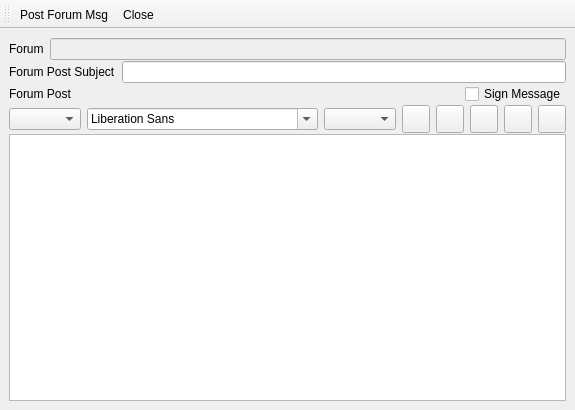
<ui version="4.0" >
 <class>CreateForumMsg</class>
 <widget class="QMainWindow" name="CreateForumMsg" >
  <property name="geometry" >
   <rect>
    <x>0</x>
    <y>0</y>
    <width>527</width>
    <height>410</height>
   </rect>
  </property>
  <property name="windowTitle" >
   <string>Post Forum Message</string>
  </property>
  <property name="windowIcon" >
   <iconset resource="../images.qrc" >:/images/rstray3.png</iconset>
  </property>
  <property name="toolButtonStyle" >
   <enum>Qt::ToolButtonTextUnderIcon</enum>
  </property>
  <widget class="QWidget" name="centralwidget" >
   <layout class="QGridLayout" >
    <property name="horizontalSpacing" >
     <number>2</number>
    </property>
    <property name="verticalSpacing" >
     <number>1</number>
    </property>
    <item row="0" column="0" >
     <layout class="QHBoxLayout" >
      <property name="spacing" >
       <number>6</number>
      </property>
      <item>
       <widget class="QLabel" name="label_2" >
        <property name="text" >
         <string>Forum</string>
        </property>
       </widget>
      </item>
      <item>
       <widget class="QLineEdit" name="forumName" >
        <property name="enabled" >
         <bool>false</bool>
        </property>
       </widget>
      </item>
     </layout>
    </item>
    <item row="1" column="0" >
     <layout class="QHBoxLayout" >
      <property name="spacing" >
       <number>6</number>
      </property>
      <item>
       <widget class="QLabel" name="label" >
        <property name="text" >
         <string>Forum Post Subject</string>
        </property>
       </widget>
      </item>
      <item>
       <widget class="QLineEdit" name="forumSubject" />
      </item>
     </layout>
    </item>
    <item row="2" column="0" >
     <layout class="QHBoxLayout" >
      <item>
       <widget class="QLabel" name="label_5" >
        <property name="text" >
         <string>Forum Post</string>
        </property>
       </widget>
      </item>
      <item>
       <spacer>
        <property name="orientation" >
         <enum>Qt::Horizontal</enum>
        </property>
        <property name="sizeHint" >
         <size>
          <width>40</width>
          <height>20</height>
         </size>
        </property>
       </spacer>
      </item>
      <item>
       <widget class="QCheckBox" name="signBox" >
        <property name="text" >
         <string>Sign Message</string>
        </property>
       </widget>
      </item>
     </layout>
    </item>
    <item row="3" column="0" >
     <layout class="QGridLayout" >
      <property name="horizontalSpacing" >
       <number>6</number>
      </property>
      <property name="verticalSpacing" >
       <number>0</number>
      </property>
      <item row="0" column="0" >
       <widget class="QComboBox" name="comboStyle" />
      </item>
      <item row="0" column="1" >
       <widget class="QFontComboBox" name="comboFont" />
      </item>
      <item row="0" column="2" >
       <widget class="QComboBox" name="comboSize" >
        <property name="toolTip" >
         <string>Font size</string>
        </property>
       </widget>
      </item>
      <item row="0" column="3" >
       <widget class="QPushButton" name="boldbtn" >
        <property name="minimumSize" >
         <size>
          <width>28</width>
          <height>28</height>
         </size>
        </property>
        <property name="maximumSize" >
         <size>
          <width>28</width>
          <height>28</height>
         </size>
        </property>
        <property name="toolTip" >
         <string>Bold</string>
        </property>
        <property name="text" >
         <string/>
        </property>
        <property name="checkable" >
         <bool>true</bool>
        </property>
       </widget>
      </item>
      <item row="0" column="4" >
       <widget class="QPushButton" name="underlinebtn" >
        <property name="minimumSize" >
         <size>
          <width>28</width>
          <height>28</height>
         </size>
        </property>
        <property name="maximumSize" >
         <size>
          <width>28</width>
          <height>28</height>
         </size>
        </property>
        <property name="toolTip" >
         <string>Underline</string>
        </property>
        <property name="text" >
         <string/>
        </property>
        <property name="checkable" >
         <bool>true</bool>
        </property>
       </widget>
      </item>
      <item row="0" column="5" >
       <widget class="QPushButton" name="italicbtn" >
        <property name="minimumSize" >
         <size>
          <width>28</width>
          <height>28</height>
         </size>
        </property>
        <property name="maximumSize" >
         <size>
          <width>28</width>
          <height>28</height>
         </size>
        </property>
        <property name="toolTip" >
         <string>Italic</string>
        </property>
        <property name="text" >
         <string/>
        </property>
        <property name="checkable" >
         <bool>true</bool>
        </property>
       </widget>
      </item>
      <item row="0" column="6" >
       <widget class="QPushButton" name="colorbtn" >
        <property name="minimumSize" >
         <size>
          <width>28</width>
          <height>28</height>
         </size>
        </property>
        <property name="maximumSize" >
         <size>
          <width>28</width>
          <height>28</height>
         </size>
        </property>
        <property name="toolTip" >
         <string>Color</string>
        </property>
        <property name="text" >
         <string/>
        </property>
       </widget>
      </item>
      <item row="0" column="7" >
       <widget class="QPushButton" name="textalignmentbtn" >
        <property name="minimumSize" >
         <size>
          <width>28</width>
          <height>28</height>
         </size>
        </property>
        <property name="maximumSize" >
         <size>
          <width>28</width>
          <height>28</height>
         </size>
        </property>
        <property name="toolTip" >
         <string>Alignment</string>
        </property>
        <property name="text" >
         <string/>
        </property>
       </widget>
      </item>
      <item row="0" column="8" >
       <spacer>
        <property name="orientation" >
         <enum>Qt::Horizontal</enum>
        </property>
        <property name="sizeHint" >
         <size>
          <width>51</width>
          <height>20</height>
         </size>
        </property>
       </spacer>
      </item>
     </layout>
    </item>
    <item row="4" column="0" >
     <widget class="QTextEdit" name="forumMessage" />
    </item>
   </layout>
  </widget>
  <widget class="QToolBar" name="toolBar" >
   <property name="windowTitle" >
    <string>toolBar</string>
   </property>
   <attribute name="toolBarArea" >
    <enum>TopToolBarArea</enum>
   </attribute>
   <attribute name="toolBarBreak" >
    <bool>false</bool>
   </attribute>
   <addaction name="postmessage_action" />
   <addaction name="close_action" />
  </widget>
  <widget class="QMenuBar" name="menuBar" >
   <property name="geometry" >
    <rect>
     <x>0</x>
     <y>0</y>
     <width>527</width>
     <height>30</height>
    </rect>
   </property>
  </widget>
  <action name="postmessage_action" >
   <property name="icon" >
    <iconset resource="../images.qrc" >:/images/mail_send24.png</iconset>
   </property>
   <property name="text" >
    <string>Post Forum Msg</string>
   </property>
  </action>
  <action name="close_action" >
   <property name="icon" >
    <iconset resource="../images.qrc" >:/images/button_cancel.png</iconset>
   </property>
   <property name="text" >
    <string>Close</string>
   </property>
  </action>
 </widget>
 <resources>
  <include location="../images.qrc" />
 </resources>
 <connections/>
</ui>
